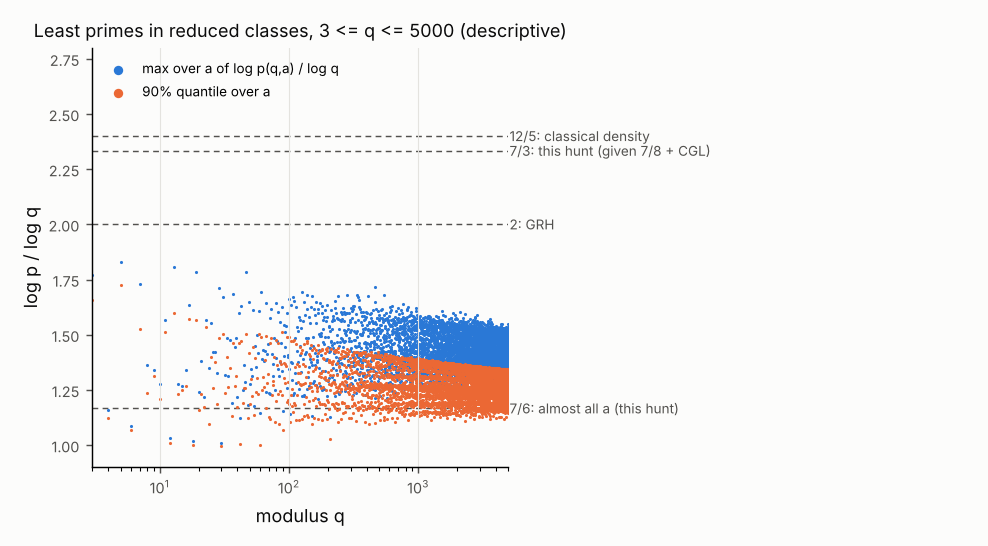

Generate this figure with Python:
"""Descriptive sanity table: least primes in every reduced class, q <= Q.

For each modulus 3 <= q <= Q this computes p(q, a), the least prime congruent
to a mod q, for every a with gcd(a, q) = 1, and records

* M(q) = max_a p(q, a) and the class attaining it,
* log M(q) / log q, the quantity the Linnik exponent bounds from above,
* the 50% and 90% quantiles of log p(q, a) / log q over the reduced classes.

This is descriptive only.  The theorem in RESULTS.md bounds p(q, a) by
C(eps) q^(7/3 + eps) with an effective but uncomputed constant, so no finite
table can confirm or refute it; the table shows where the actual values sit
relative to the exponents in play (2, 7/3, 12/5, 5).

The sieve route here is cross-checked in the tests against an independent
brute-force route (`brute_least_primes`, trial division with sympy.isprime).
"""

from __future__ import annotations

import argparse
import json
import math
import time
from pathlib import Path

import numpy as np

HERE = Path(__file__).resolve().parent


def primes_upto(n: int) -> np.ndarray:
    """All primes <= n by an odd-only Eratosthenes sieve (int64 array)."""
    if n < 2:
        return np.zeros(0, dtype=np.int64)
    sieve = np.ones(n // 2 + 1, dtype=bool)  # index i <-> 2i+1
    sieve[0] = False
    for i in range(1, (math.isqrt(n) - 1) // 2 + 1):
        if sieve[i]:
            p = 2 * i + 1
            sieve[p * p // 2 :: p] = False
    odd = 2 * np.nonzero(sieve)[0] + 1
    odd = odd[odd <= n]
    return np.concatenate([np.array([2], dtype=np.int64), odd.astype(np.int64)])


def least_primes(q: int, primes: np.ndarray) -> dict[int, int]:
    """p(q, a) for every reduced a mod q, from a prime table.

    Raises ValueError if the table is too short to reach every class."""
    units = [a for a in range(q) if math.gcd(a, q) == 1]
    r = primes % q
    first = np.full(q, -1, dtype=np.int64)
    idx = np.arange(len(primes), dtype=np.int64)
    first[r[::-1]] = idx[::-1]  # last write wins, so reversed order keeps the first hit
    out = {}
    for a in units:
        i = int(first[a])
        if i < 0:
            raise ValueError(f"prime table too short for q={q}, a={a}")
        out[a] = int(primes[i])
    return out


def brute_least_primes(q: int) -> dict[int, int]:
    """Independent route: walk n = a, a+q, ... with sympy.isprime."""
    from sympy import isprime

    out = {}
    for a in range(q):
        if math.gcd(a, q) != 1:
            continue
        n = a if a > 1 else a + q
        while not isprime(n):
            n += q
        out[a] = n
    return out


def summarize(q: int, table: dict[int, int]) -> dict:
    vals = np.array(sorted(table.values()), dtype=float)
    a_max = max(table, key=table.get)
    lq = math.log(q)
    ratios = np.log(vals) / lq
    return {
        "q": q,
        "M": int(table[a_max]),
        "a_max": int(a_max),
        "exp_max": float(math.log(table[a_max]) / lq),
        "exp_q50": float(np.quantile(ratios, 0.5)),
        "exp_q90": float(np.quantile(ratios, 0.9)),
    }


def run(Q: int, limit: int) -> dict:
    t0 = time.perf_counter()
    primes = primes_upto(limit)
    t_sieve = time.perf_counter() - t0
    rows = []
    for q in range(3, Q + 1):
        # scan a prefix first; fall back to the whole table if a class is missing
        cut = int(np.searchsorted(primes, 64 * q * max(1.0, math.log(q)) ** 2))
        try:
            table = least_primes(q, primes[: max(cut, 64)])
        except ValueError:
            table = least_primes(q, primes)
        rows.append(summarize(q, table))
    t_total = time.perf_counter() - t0
    big = [r for r in rows if r["q"] >= 100]
    worst = max(big, key=lambda r: r["exp_max"])
    return {
        "Q": Q,
        "prime_table_limit": limit,
        "n_primes": int(len(primes)),
        "seconds_sieve": round(t_sieve, 3),
        "seconds_total": round(t_total, 3),
        "max_exp_max_all_q": max(r["exp_max"] for r in rows),
        "argmax_all_q": max(rows, key=lambda r: r["exp_max"])["q"],
        "max_exp_max_q_ge_100": worst["exp_max"],
        "argmax_q_ge_100": worst["q"],
        "count_exp_max_ge_2": sum(r["exp_max"] >= 2 for r in rows),
        "max_exp_q90_q_ge_100": max(r["exp_q90"] for r in big),
        "rows": rows,
    }


def plot(result: dict, path: Path) -> None:
    import matplotlib

    matplotlib.use("Agg")
    import matplotlib.pyplot as plt

    rows = result["rows"]
    q = np.array([r["q"] for r in rows])
    emax = np.array([r["exp_max"] for r in rows])
    e90 = np.array([r["exp_q90"] for r in rows])
    ink, muted, grid = "#0b0b0b", "#52514e", "#e4e3df"
    blue, orange = "#2a78d6", "#eb6834"

    fig, ax = plt.subplots(figsize=(7.6, 4.2), dpi=130)
    fig.patch.set_facecolor("#fcfcfb")
    ax.set_facecolor("#fcfcfb")
    ax.scatter(q, emax, s=3, color=blue, linewidths=0, label="max over a of log p(q,a) / log q")
    ax.scatter(q, e90, s=3, color=orange, linewidths=0, label="90% quantile over a")
    refs = [
        (7 / 3, "7/3: this hunt (given 7/8 + CGL)"),
        (12 / 5, "12/5: classical density"),
        (2, "2: GRH"),
        (7 / 6, "7/6: almost all a (this hunt)"),
    ]
    for y, text in refs:
        ax.axhline(y, color=muted, lw=0.8, ls=(0, (4, 3)), zorder=0)
        ax.text(q.max() * 1.02, y, text, va="center", ha="left", fontsize=7.5, color=muted)
    ax.set_xscale("log")
    ax.set_xlim(3, q.max())
    ax.set_ylim(0.9, 2.8)
    ax.set_xlabel("modulus q", color=ink)
    ax.set_ylabel("log p / log q", color=ink)
    ax.set_title(
        f"Least primes in reduced classes, 3 <= q <= {result['Q']} (descriptive)",
        fontsize=10,
        color=ink,
    )
    ax.grid(True, axis="x", color=grid, lw=0.6)
    for side in ("top", "right"):
        ax.spines[side].set_visible(False)
    ax.tick_params(colors=muted, labelsize=8)
    ax.legend(loc="upper left", fontsize=7.5, frameon=False, markerscale=3)
    fig.tight_layout(rect=(0, 0, 0.74, 1))
    fig.savefig(path)
    plt.close(fig)


def main(argv=None) -> int:
    ap = argparse.ArgumentParser(description=__doc__)
    ap.add_argument("--Q", type=int, default=5000)
    ap.add_argument("--limit", type=int, default=20_000_000)
    ap.add_argument("--out", type=Path, default=HERE / "least_primes.json")
    ap.add_argument("--figure", type=Path, default=HERE / "least_primes.png")
    args = ap.parse_args(argv)
    result = run(args.Q, args.limit)
    summary = {k: v for k, v in result.items() if k != "rows"}
    print(json.dumps(summary, indent=2))
    plot(result, args.figure)
    compact = dict(summary)
    compact["row_fields"] = ["q", "M", "a_max", "exp_q50", "exp_q90"]
    compact["rows"] = [
        [r["q"], r["M"], r["a_max"], round(r["exp_q50"], 4), round(r["exp_q90"], 4)]
        for r in result["rows"]
    ]
    args.out.write_text(json.dumps(compact, separators=(",", ":")) + "\n", encoding="utf-8")
    return 0


if __name__ == "__main__":  # pragma: no cover
    raise SystemExit(main())
